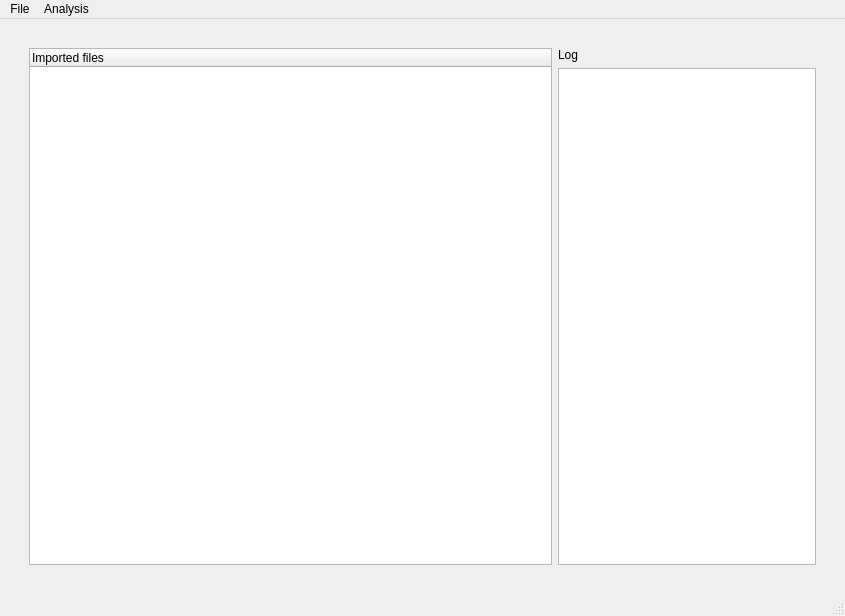
<?xml version="1.0" encoding="UTF-8"?>
<ui version="4.0">
 <class>MainWindow</class>
 <widget class="QMainWindow" name="MainWindow">
  <property name="enabled">
   <bool>true</bool>
  </property>
  <property name="geometry">
   <rect>
    <x>0</x>
    <y>0</y>
    <width>845</width>
    <height>616</height>
   </rect>
  </property>
  <property name="sizePolicy">
   <sizepolicy hsizetype="Expanding" vsizetype="Expanding">
    <horstretch>0</horstretch>
    <verstretch>0</verstretch>
   </sizepolicy>
  </property>
  <property name="windowTitle">
   <string>MainWindow</string>
  </property>
  <widget class="QWidget" name="centralwidget">
   <layout class="QGridLayout" name="gridLayout">
    <item row="1" column="3">
     <widget class="QLabel" name="label">
      <property name="text">
       <string>Log</string>
      </property>
     </widget>
    </item>
    <item row="1" column="4" rowspan="2">
     <spacer name="verticalSpacer_2">
      <property name="orientation">
       <enum>Qt::Vertical</enum>
      </property>
      <property name="sizeHint" stdset="0">
       <size>
        <width>20</width>
        <height>40</height>
       </size>
      </property>
     </spacer>
    </item>
    <item row="3" column="3">
     <spacer name="horizontalSpacer_2">
      <property name="orientation">
       <enum>Qt::Horizontal</enum>
      </property>
      <property name="sizeHint" stdset="0">
       <size>
        <width>40</width>
        <height>20</height>
       </size>
      </property>
     </spacer>
    </item>
    <item row="3" column="1">
     <spacer name="horizontalSpacer">
      <property name="orientation">
       <enum>Qt::Horizontal</enum>
      </property>
      <property name="sizeHint" stdset="0">
       <size>
        <width>40</width>
        <height>20</height>
       </size>
      </property>
     </spacer>
    </item>
    <item row="1" column="0" rowspan="2">
     <spacer name="verticalSpacer">
      <property name="orientation">
       <enum>Qt::Vertical</enum>
      </property>
      <property name="sizeHint" stdset="0">
       <size>
        <width>20</width>
        <height>40</height>
       </size>
      </property>
     </spacer>
    </item>
    <item row="3" column="2">
     <spacer name="horizontalSpacer_3">
      <property name="orientation">
       <enum>Qt::Horizontal</enum>
      </property>
      <property name="sizeHint" stdset="0">
       <size>
        <width>40</width>
        <height>20</height>
       </size>
      </property>
     </spacer>
    </item>
    <item row="2" column="3">
     <widget class="QTextEdit" name="logView">
      <property name="enabled">
       <bool>true</bool>
      </property>
      <property name="readOnly">
       <bool>true</bool>
      </property>
     </widget>
    </item>
    <item row="1" column="1" rowspan="2" colspan="2">
     <widget class="QTreeWidget" name="fileView">
      <property name="enabled">
       <bool>true</bool>
      </property>
      <property name="selectionMode">
       <enum>QAbstractItemView::ExtendedSelection</enum>
      </property>
      <column>
       <property name="text">
        <string notr="true">Imported files</string>
       </property>
      </column>
     </widget>
    </item>
    <item row="0" column="1" colspan="3">
     <spacer name="horizontalSpacer_4">
      <property name="orientation">
       <enum>Qt::Horizontal</enum>
      </property>
      <property name="sizeHint" stdset="0">
       <size>
        <width>40</width>
        <height>20</height>
       </size>
      </property>
     </spacer>
    </item>
   </layout>
  </widget>
  <widget class="QMenuBar" name="menubar">
   <property name="geometry">
    <rect>
     <x>0</x>
     <y>0</y>
     <width>845</width>
     <height>22</height>
    </rect>
   </property>
   <widget class="QMenu" name="menuFile">
    <property name="title">
     <string>File</string>
    </property>
    <addaction name="actionImport"/>
   </widget>
   <widget class="QMenu" name="menuAnalysis">
    <property name="title">
     <string>Analysis</string>
    </property>
    <addaction name="actionAnalyze_selection"/>
   </widget>
   <addaction name="menuFile"/>
   <addaction name="menuAnalysis"/>
  </widget>
  <widget class="QStatusBar" name="statusbar"/>
  <action name="actionImport">
   <property name="text">
    <string>Import...</string>
   </property>
  </action>
  <action name="actionAnalyze_selection">
   <property name="text">
    <string>Analyze selection...</string>
   </property>
  </action>
 </widget>
 <resources/>
 <connections/>
</ui>
